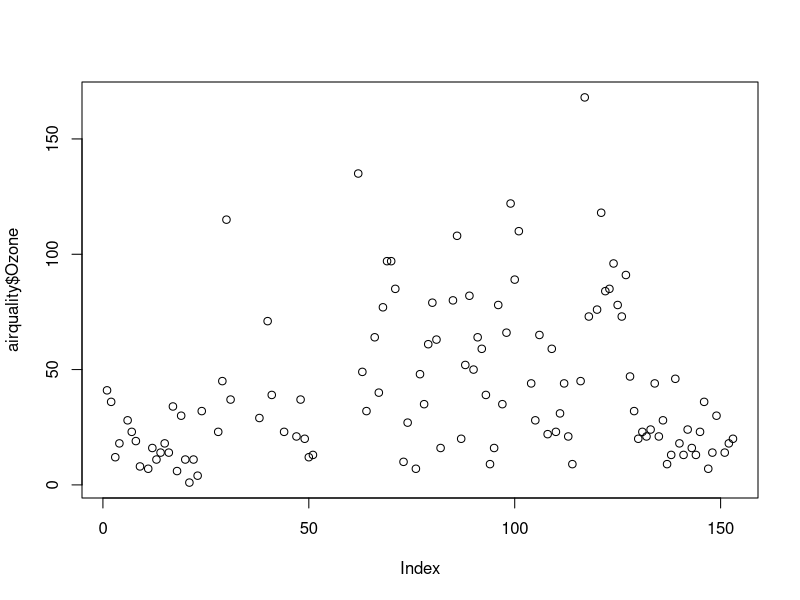
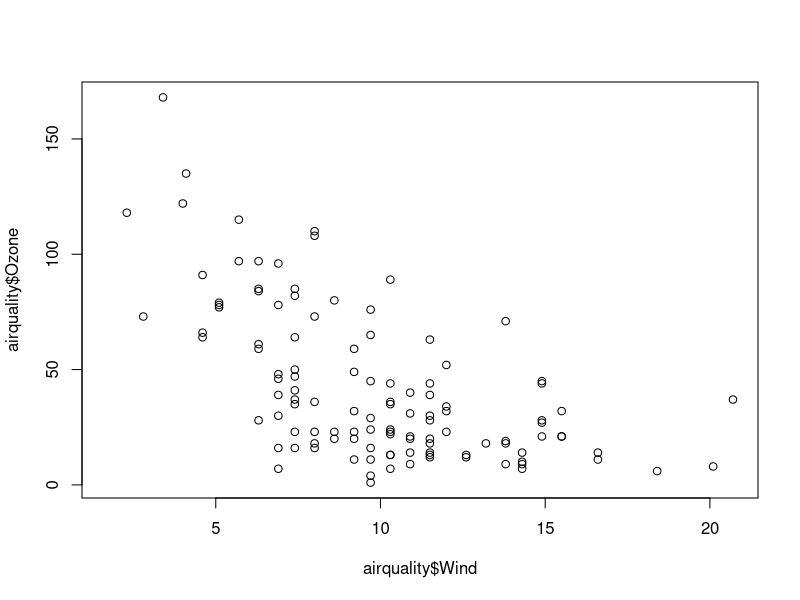
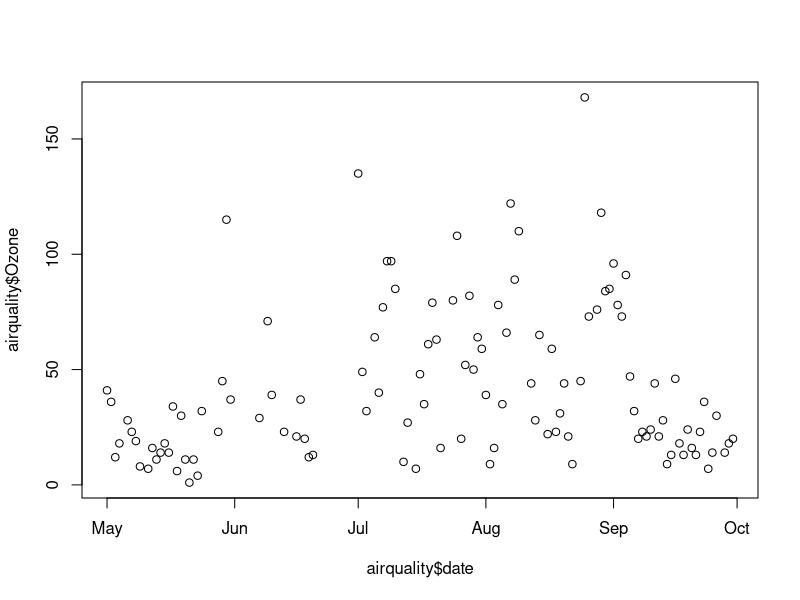
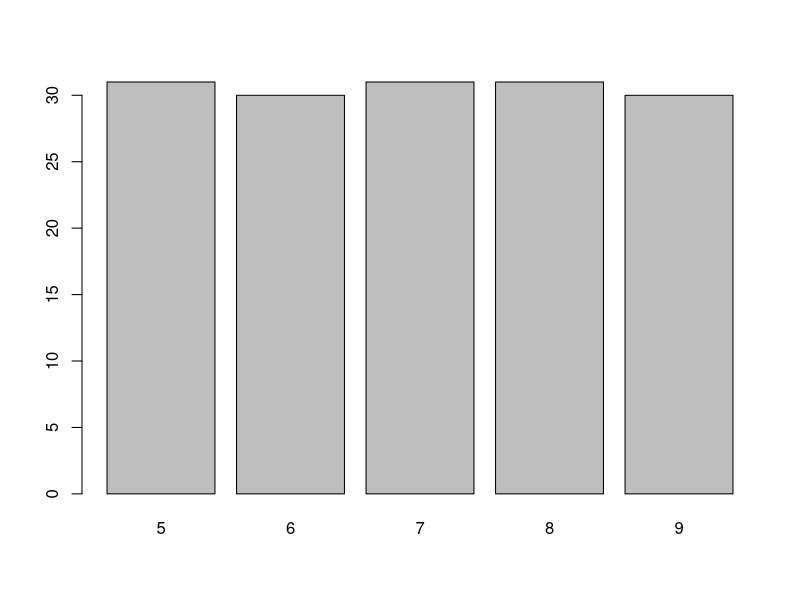
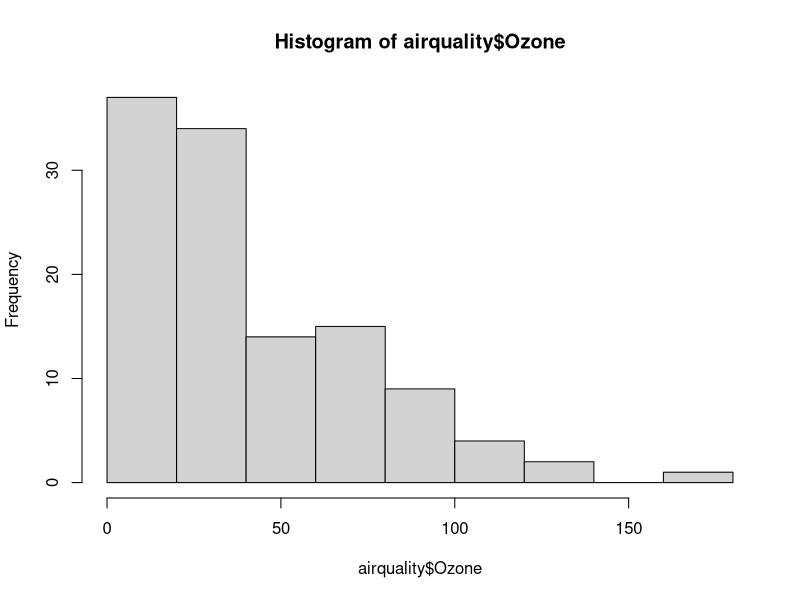
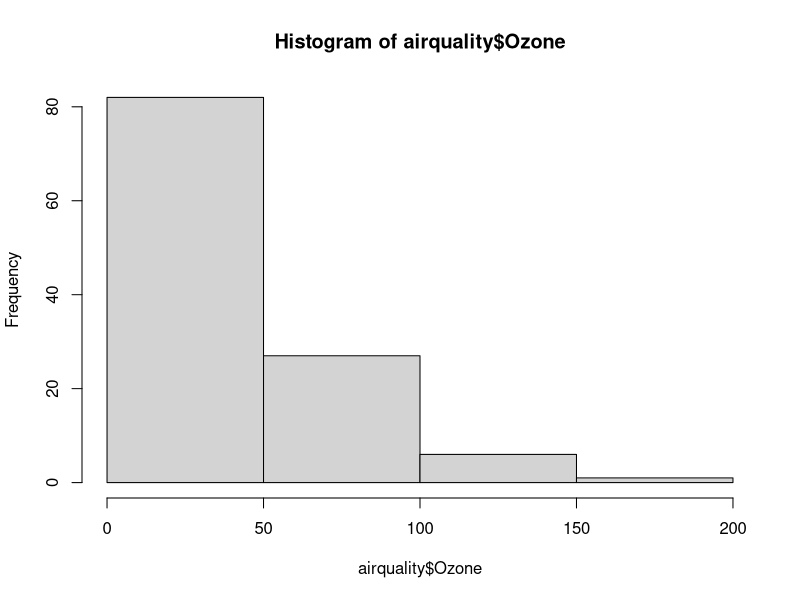
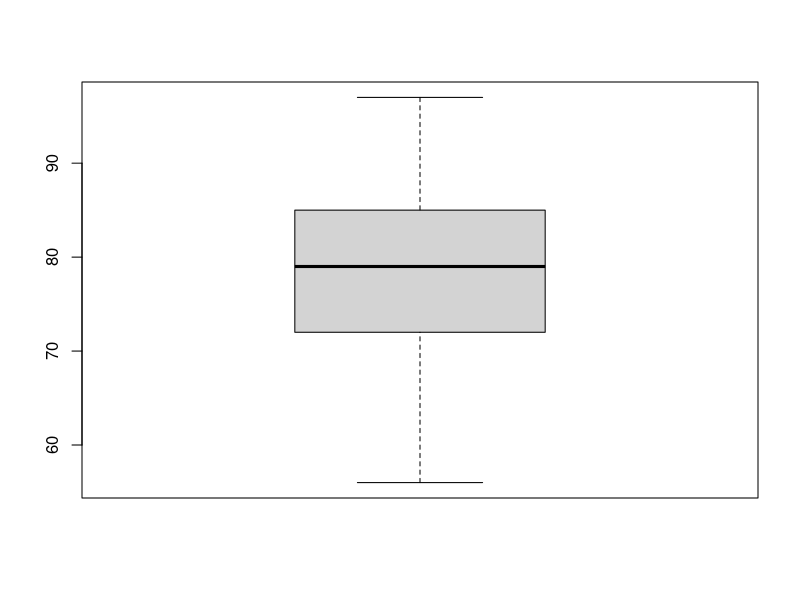
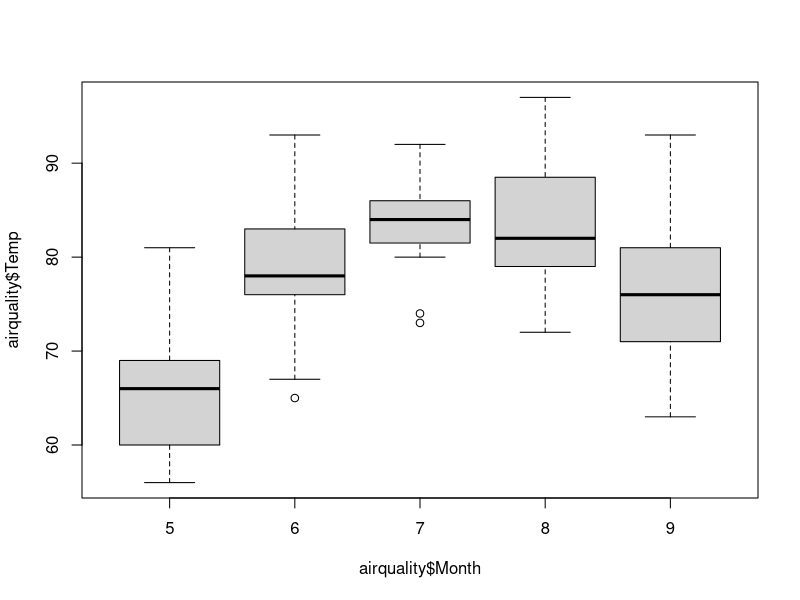

Write the R code that produced these figures, in order.
## ---- chunk 1
str(airquality)
## ---- chunk 2
plot(airquality$Ozone)
## ---- chunk 3
plot(airquality$Wind, airquality$Ozone)
## ---- chunk 4
airquality$date = as.Date(
    paste(airquality$Month, airquality$Day, "1973"),
    format="%m %d %Y"
)
## ---- chunk 5
paste("Hello", "World")
## ---- chunk 6
paste(c("Hello", "Sup"), c("Jane", "John"))
## ---- chunk 7
paste(airquality$Month, airquality$Day, "1973")
## ---- chunk 8
class(airquality$date)
## ---- chunk 9
plot(airquality$date, airquality$Ozone)
## ---- chunk 10
plot(factor(airquality$Month))
## ---- chunk 11
hist(airquality$Ozone)
## ---- chunk 12
hist(airquality$Ozone, breaks=4)
## ---- chunk 13
boxplot(airquality$Temp)
## ---- chunk 14
boxplot(airquality$Temp ~ airquality$Month)
## ---- chunk 15
plot(
    airquality$Wind,
    airquality$Ozone,
    xlab="Wind (mph)",  # x-Achsen-Titel
    ylab="Ozone (ppb)",  # y-Achsen-Titel
    main="",  # Titel
    pch=21,  # Kreissymbol mit separater Rand- und Hintergrundfarbe
    bg="lightblue"  # Hintergrundfarbe
)
## ---- chunk 16
plot(
    airquality$date,
    airquality$Ozone,
    xlab="",
    ylab="Ozone (ppb)",
    main="",
    type="l",  # Liniengrafik
    col="orange"
)
## ---- chunk 17
par()$col
## ---- chunk 18
plot(sin(seq(0, 2*pi, length.out=50)), type="o", xlab="", ylab="")
## ---- chunk 19
par(col="red")
par()$col
plot(sin(seq(0, 2*pi, length.out=50)), type="o", xlab="", ylab="")
## ---- chunk 20
par(col="black")
## ---- chunk 21
plot(
    sin(seq(0, 2*pi, length.out=50)),
    type="l",
    xlab="",
    ylab="",
    cex.axis=0.6,  # Skalierung Achsenbeschriftung
    lty=2,  # Linientyp
    main="Sine"
)
## ---- chunk 22
with(airquality, plot(Wind, Ozone))
title(main="Ozone and Wind in NYC")
## ---- chunk 23
with(airquality, plot(Wind, Ozone, main="", type="n"))
with(subset(airquality, Month != 5), points(Wind, Ozone, col="red", pch=20))
with(subset(airquality, Month == 5), points(Wind, Ozone, col="blue", pch=17))
legend(
    "topright",
    pch=c(17, 20),
    col=c("blue", "red"),
    legend=c("May", "Other Months")
)
## ---- chunk 24
with(airquality, plot(Wind, Ozone, main="", pch=20))
model = lm(Ozone ~ Wind, airquality)
abline(model, lwd=2, col="blue")
## ---- chunk 25
with(airquality, plot(Wind, Ozone, main="", pch=20))
text(15, 100, "Label")
arrows(14.5, 90, 14, 75, length=0.1)
## ---- chunk 26
par(mfrow=c(1, 2))  # 1 Zeile, 2 Spalten
with(airquality, plot(Wind, Ozone, main="Ozone and Wind", pch=20))
with(airquality, plot(Solar.R, Ozone, main="Ozone and Solar Radiation", pch=20))
## ---- chunk 27
par(mfrow=c(1, 1))
## ---- chunk 28
(grid = matrix(c(1, 1, 2, 3), nrow=2, ncol=2, byrow=TRUE))
## ---- chunk 29
#| fig-width: 7
#| fig-height: 9
layout(grid)
plot(
    airquality$date,
    airquality$Temp,
    type="l",
    xlab="",
    ylab="Temperature (°F)",
    main="Temperature"
)
plot(
    factor(airquality$Month),
    main="Measurements per month",
    xlab="Month",
    ylab="Count",
    col="lightblue"
)
plot(
    airquality$Temp,
    airquality$Ozone,
    type="n",
    xlab="Temperature (°F)",
    ylab="Ozone (ppb)",
    main="Ozone vs. Temperature"
)
abline(lm(Ozone ~ Temp, airquality), col="orange", lwd=2)
points(airquality$Temp, airquality$Ozone, pch=16, col=rgb(0, 0, 0, 0.5))
## ---- chunk 30
layout(1)
